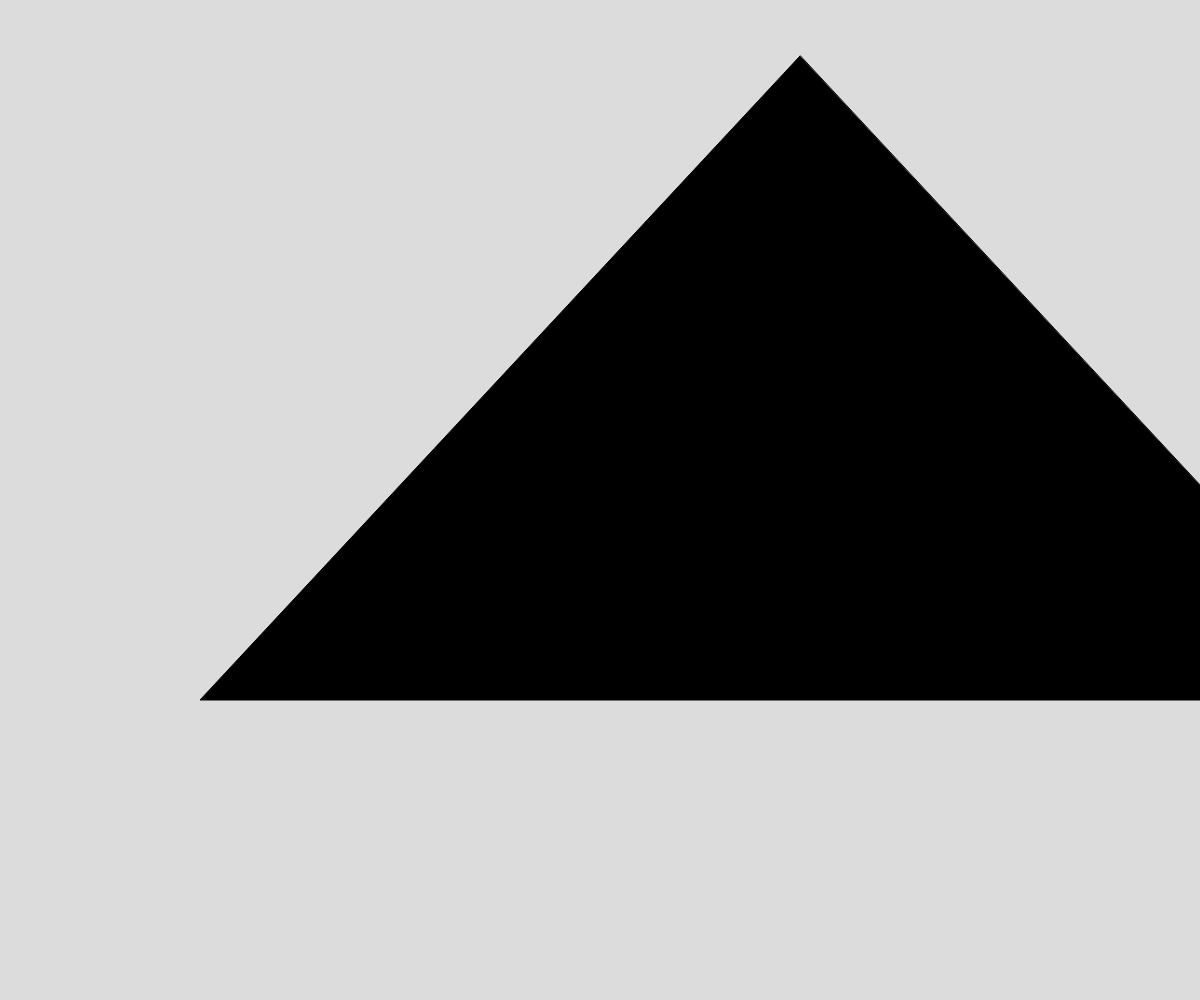
Frame 1 (no input)
Frame 60 (no input): identical to frame 1, image omitted
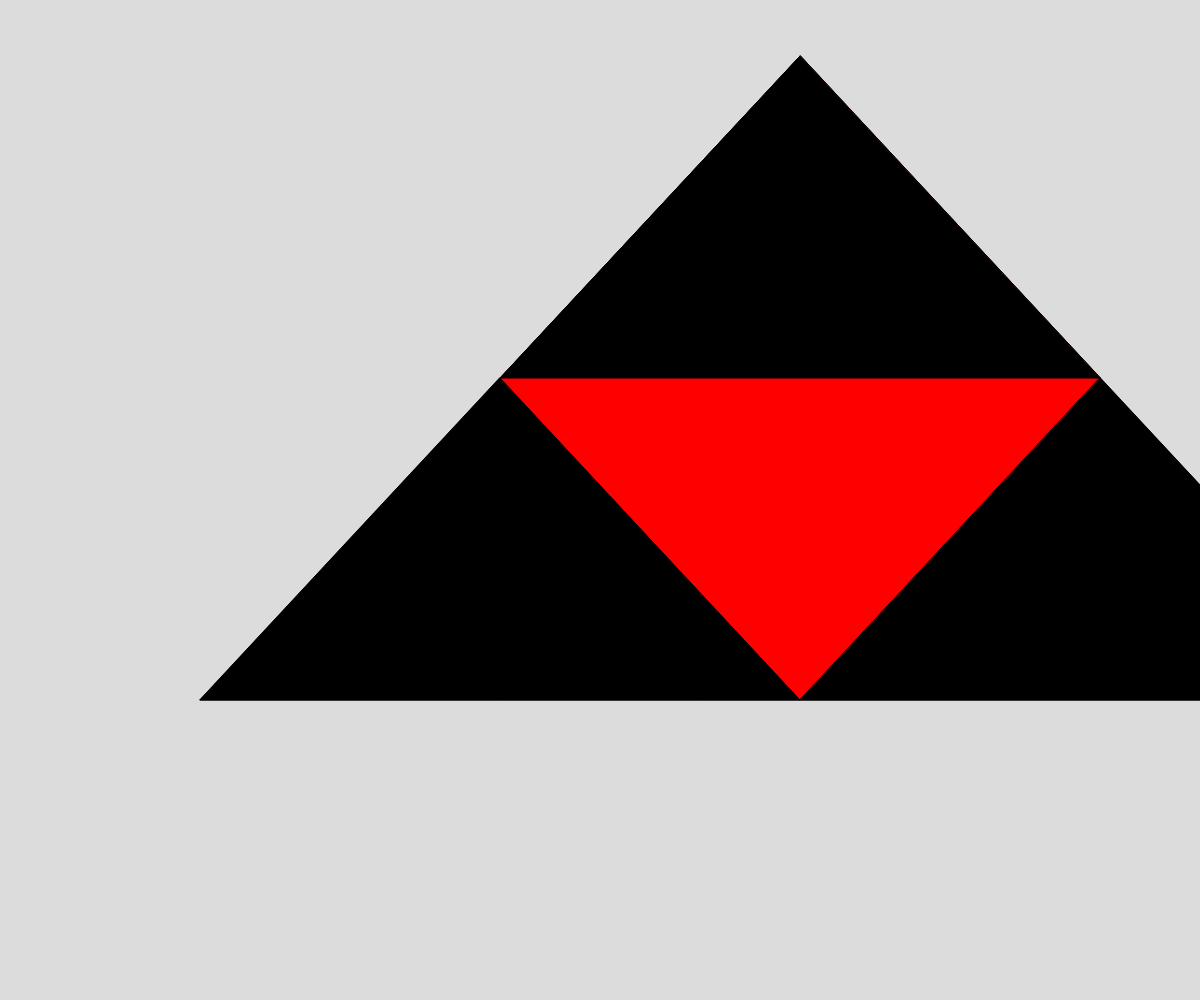
Frame 120 (the mouse pressed at the canvas centre since frame 60)

The p5.js sketch that drew these frames (run headless with seeded random() and noise() and a simulated clock; from frame 60 on, the mouse is pressed at the canvas centre):

// p5.js sketch
// ── sketch.js
// Serpeinski Triangle Demo

let initialTriangle =  [ 
  {x: 800, y: 56},
  {x: 200, y: 700},
  {x: 1400, y: 700},
];

let theDepth = 0;
let theColours = ["black", "red", "blue", "green", "yellow", "purple", "orange", "orange"];

function setup() {
  createCanvas(windowWidth, windowHeight);
  // initialTriangle[0].x = width/2;
}

function draw() {
  background(220);
  serpeinski(initialTriangle, theDepth);
}

function serpeinski(points, depth) {
  fill(theColours[depth]);
  triangle(points[0].x, points[0].y, points[1].x, points[1].y, points[2].x, points[2].y);
  
  if (depth > 0) {
    // Lower left triangle
    serpeinski([midpoint(points[0], points[1]), midpoint(points[1], points[2]), points[1]], depth - 1);

    // Upper Triangle
    serpeinski([points[0], midpoint(points[0], points[1]), midpoint(points[0], points[2]),], depth - 1);

    // Lower Right Triangle
    serpeinski([midpoint(points[0], points[2]), points[2], midpoint(points[1], points[2]),], depth - 1);
  }
}

function midpoint(point1, point2) {
  let newX = (point1.x + point2.x) / 2;
  let newY = (point1.y + point2.y) / 2;
  return {x: newX, y: newY};
}

function mousePressed() {
  if (theDepth < 7) {
    theDepth++;
  }
}
